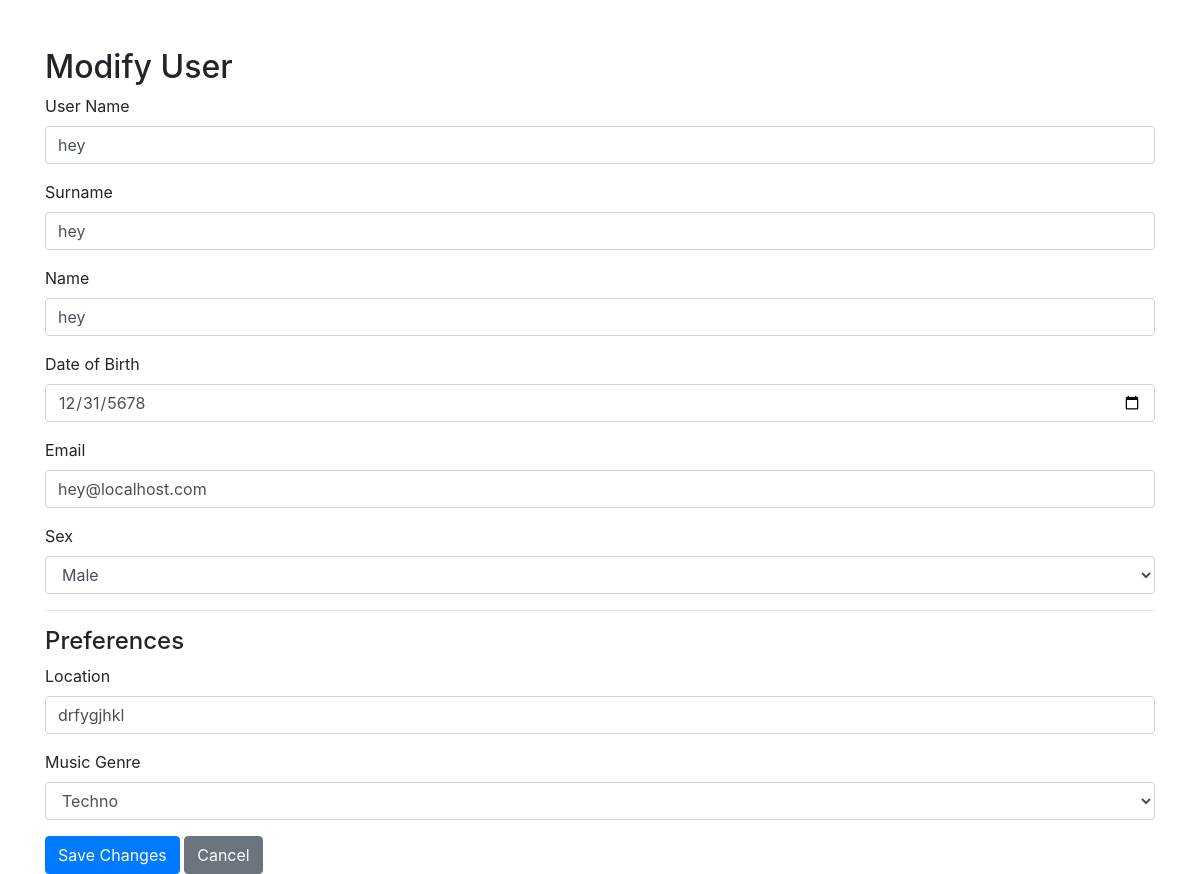
Page /modify_user/2 (signed in) on the committed database.
### app/models/user.py (models this page shows, shortened)
class User(db.Model):
    __tablename__ = "users"
    user_id = db.Column(db.Integer, primary_key=True)
    user_name = db.Column(db.String(100), nullable=False)
    name = db.Column(db.String(100), nullable=False)
    surname = db.Column(db.String(100), nullable=False)
    ddn = db.Column(db.DateTime, nullable=False)
    email = db.Column(db.String(120), unique=True, nullable=False)
    sex = db.Column(db.String(10), nullable=False)
    password = db.Column(db.String(128), nullable=False)
    is_admin = db.Column(db.Boolean, default=False)  # Added is_admin attribute
    created_at = db.Column(db.DateTime, default=func.now())
    updated_at = db.Column(db.DateTime, default=func.now(), onupdate=func.now())
    preferences = db.relationship(
        "Preferences", backref="user", lazy=True
    )  # Establishing a many-to-many relationship with the friendship association table
    friends = relationship(
        "User",
        secondary=friendship_association,  # The association table we created
        primaryjoin=user_id
        == friendship_association.c.user_id,  # Link where the user's `user_id` matches
        secondaryjoin=user_id
        == friendship_association.c.friend_id,  # Link where the friend's `user_id` matches
        backref="friend_of",  # Allows reverse lookup (who has the user as a friend)
        lazy="dynamic",  # Allows us to add a filter later
    )

### app/models/preferences.py (models this page shows)
class Preferences(db.Model):
    __tablename__ = 'preferences'
    preferences_id = db.Column(db.Integer, primary_key=True)
    user_id = db.Column(db.Integer, db.ForeignKey('users.user_id'), nullable=False)
    created_at = db.Column(db.DateTime, default=db.func.now())
    locations = db.Column(db.String(255), nullable=False)
    music_genre = db.Column(db.String(255), nullable=False)

### app/views.py (the view, shortened to what this page needs)
@register_views.route("/modify_user/<int:user_id>", methods=["GET", "POST"])
def modify_user(user_id):
    if "user_id" not in session or session["user_id"] != user_id:
        flash("You can only modify your own profile.")
        return redirect(
            url_for("views.dashboard")
        )  # Fixed reference to views.dashboard
    user = User.query.get_or_404(user_id)
    return render_template(
        "modify_user.html", user=user, preferences=get_user_preferences(user_id)
    )

### app/helpers.py (called while the page is built)
def get_user_preferences(user_id):
    return Preferences.query.filter_by(user_id=user_id).first()

### app/templates/modify_user.html (shortened to what this page needs)
<!DOCTYPE html>
<html lang="en">
<head>
    <link rel="stylesheet" href="https://maxcdn.bootstrapcdn.com/bootstrap/4.5.2/css/bootstrap.min.css" />
</head>
<body>
    <div class="container mt-5">
        <h2>Modify User</h2>
        <form method="POST">
            <div class="form-group">
                <label for="user_name">User Name</label>
                <input type="text" class="form-control" id="user_name" name="user_name" value="{{ user.user_name }}" required />
            </div>
            <div class="form-group">
                <label for="surname">Surname</label>
                <input type="text" class="form-control" id="surname" name="surname" value="{{ user.surname }}" required />
            </div>
            <div class="form-group">
                <label for="name">Name</label>
                <input type="text" class="form-control" id="name" name="name" value="{{ user.name }}" required />
            </div>
            <div class="form-group">
                <label for="ddn">Date of Birth</label>
                <input type="date" class="form-control" id="ddn" name="ddn" value="{{ user.ddn.strftime('%Y-%m-%d') if user.ddn else '' }}" />
            </div>
            <div class="form-group">
                <label for="email">Email</label>
                <input type="email" class="form-control" id="email" name="email" value="{{ user.email }}" required />
            </div>
            <div class="form-group">
                <label for="sex">Sex</label>
                <select class="form-control" id="sex" name="sex" required>
                    <option value="Male" {% if user.sex == 'Male' %}selected{% endif %}>Male</option>
                </select>
            </div>
            <hr />
            <h4>Preferences</h4>
            <div class="form-group">
                <label for="locations">Location</label>
                <input type="text" class="form-control" id="locations" name="locations" value="{{ preferences.locations if preferences else '' }}" />
            </div>
            <div class="form-group">
                <label for="music_genre">Music Genre</label>
                <select class="form-control" id="music_genre" name="music_genre" required>
                    <option value="techno" {% if preferences.music_genre == 'techno' %}selected{% endif %}>Techno</option>
                </select>
            </div>
            <button type="submit" class="btn btn-primary">Save Changes</button>
            <a href="{{ url_for('views.dashboard') }}" class="btn btn-secondary">Cancel</a>
        </form>
    </div>
</body>
</html>

### rows in the picture
User: user_name "hey", surname "hey", name "hey", ddn "12/31/5678", email "hey@localhost.com", sex "Male"
Preferences: locations "drfygjhkl", music_genre "Techno"
